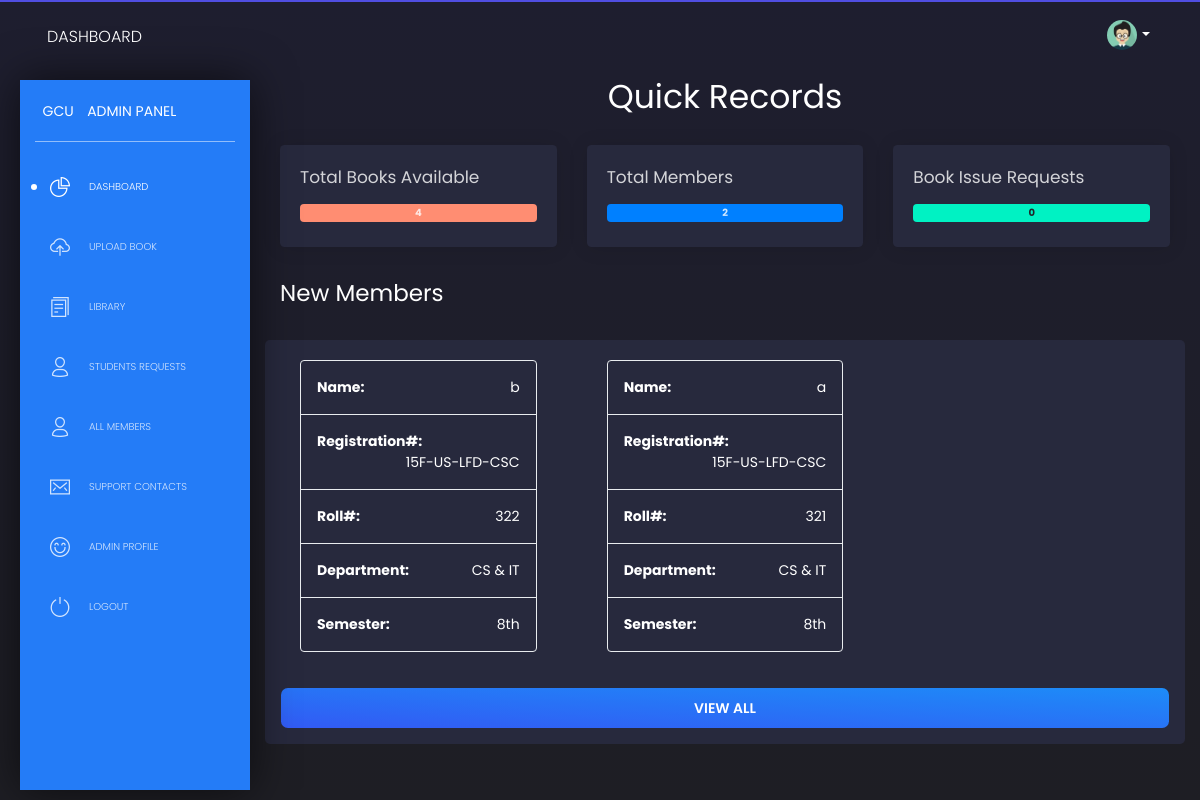
Screenshot of /admin/index.php (signed in) with the database file from the repository.
### tables this page shows
CREATE TABLE `users` (
  `user_id` int(11) NOT NULL,
  `username` varchar(255) NOT NULL,
  `fathername` varchar(255) NOT NULL,
  `registration` varchar(255) NOT NULL,
  `roll` varchar(255) NOT NULL,
  `email` varchar(255) NOT NULL,
  `cnic` varchar(255) NOT NULL,
  `department` varchar(255) NOT NULL,
  `semester` varchar(255) NOT NULL,
  `password` varchar(255) NOT NULL
);

### admin/index.php (the view, shortened to what this page needs)
<?php
  include '../db.php';
?>
<!DOCTYPE html>
<html lang="en">
<head>
  <link href="https://use.fontawesome.com/releases/v5.0.6/css/all.css" rel="stylesheet">
  <link href="assets/css/nucleo-icons.css" rel="stylesheet" />
  <link href="assets/css/black-dashboard.css?v=1.0.0" rel="stylesheet" />
  <link href="assets/demo/demo.css" rel="stylesheet" />
</head>
<body class="">
  <div class="wrapper">
    <div class="sidebar">
      <div class="sidebar-wrapper">
        <div class="logo">
          <a href="javascript:void(0)" class="simple-text logo-mini">
            GCU
          </a>
          <a href="javascript:void(0)" class="simple-text logo-normal">
            Admin Panel
          </a>
        </div>
        <ul class="nav">
          <li class="active ">
            <a href="index.php">
              <i class="tim-icons icon-chart-pie-36"></i>
              <p>Dashboard</p>
            </a>
          </li>
          <li>
            <a href="upload-book.php">
              <i class="tim-icons icon-cloud-upload-94"></i>
              <p>Upload Book</p>
            </a>
          </li>
          <li>
            <a href="library.php">
              <i class="tim-icons icon-single-copy-04"></i>
              <p>Library</p>
            </a>
          </li>
          <li>
            <a href="requests.php">
              <i class="tim-icons icon-single-02"></i>
              <p>Students Requests</p>
            </a>
          </li>
          <li>
            <a href="members.php">
              <i class="tim-icons icon-single-02"></i>
              <p>All Members</p>
            </a>
          </li>
          <li>
            <a href="contacts.php">
              <i class="tim-icons icon-email-85"></i>
              <p>Support Contacts</p>
            </a>
          </li>
          <li>
            <a href="profile.php">
              <i class="tim-icons icon-satisfied"></i>
              <p>Admin Profile</p>
            </a>
          </li>
          <li>
            <a href="logout.php">
              <i class="tim-icons icon-button-power"></i>
              <p>Logout</p>
            </a>
          </li>
        </ul>
      </div>
    </div>
    <div class="main-panel">
      <nav class="navbar navbar-expand-lg navbar-absolute navbar-transparent">
        <div class="container-fluid">
          <div class="navbar-wrapper">
            <a class="navbar-brand" href="javascript:void(0)">Dashboard</a>
          </div>
          <div class="collapse navbar-collapse" id="navigation">
            <ul class="navbar-nav ml-auto">
              <li class="dropdown nav-item">
                <a href="#" class="dropdown-toggle nav-link" data-toggle="dropdown">
                  <div class="photo">
                    <img src="assets/img/anime3.png" alt="Profile Photo">
                  </div>
                  <b class="caret d-none d-lg-block d-xl-block"></b>
                </a>
              </li>
            </ul>
          </div>
        </div>
      </nav>
        <div class="content">
        <h1 class="text-center text-white">Quick Records</h1>
          <div class="row">
            <?php
              $getBooks = "select book_id from books ORDER BY 'ASC'";
              $runBooks = mysqli_query($connection, $getBooks);
              $count = mysqli_num_rows($runBooks);
            ?>
            <div class="col-sm-12 col-md-4 col-lg-4">
              <div class="card card-body">
                <h4>Total Books Available</h4>
                <p class="badge badge-warning"><?= $count ?></p>
              </div>
            </div>
            <?php
              $getUsers = "select user_id from users ORDER BY 'ASC'";
              $runUsers = mysqli_query($connection, $getUsers);
              $count = mysqli_num_rows($runUsers);
            ?>
            <div class="col-sm-12 col-md-4 col-lg-4">
              <div class="card card-body">
                <h4>Total Members</h4>
                <p class="badge badge-info"><?= $count ?></p>
              </div>
            </div>
            <?php
              $getRequests = "select book_id from book_requests ORDER BY 'ASC'";
              $runRequests = mysqli_query($connection, $getRequests);
              $count = mysqli_num_rows($runRequests);
            ?>
            <div class="col-sm-12 col-md-4 col-lg-4">
              <div class="card card-body">
                <h4>Book Issue Requests</h4>
                <p class="badge badge-success text-dark"><?= $count ?></p>
              </div>
            </div>
          </div>
          <h3 class="text-white">New Members</h3>
            <div class="row" id="new-records">
                <?php
                  $getRecords = "select * from users ORDER BY user_id DESC LIMIT 0,3";
                  $runQuery = mysqli_query($connection, $getRecords) or die(mysqli_error($connection));
                  while($fetch = mysqli_fetch_assoc($runQuery)){
                    $name = $fetch['username'];
                    $reg = $fetch['registration'];
                    $roll = $fetch['roll'];
                    $dep = $fetch['department'];
                    $semester = $fetch['semester'];
                    echo "<div class='col-md-4'>
                            <div class='card-body'>
                              <ul class='list-group'>
                                <li class='list-group-item'><strong>Name:</strong> <span class='pull-right'>$name</span></li>
                                <li class='list-group-item'><strong>Registration#:</strong> <span class='pull-right'>$reg</span></li>
                                <li class='list-group-item'><strong>Roll#:</strong> <span class='pull-right'>$roll</span></li>
                                <li class='list-group-item'><strong>Department:</strong> <span class='pull-right'>$dep</span></li>
                                <li class='list-group-item'><strong>Semester:</strong> <span class='pull-right'>$semester</span></li>
                              </ul>
                            </div>
                          </div>";
                  }
                ?>
                <a href="members.php" class="btn btn-info btn-block m-3">VIEW ALL</a>
            </div>
    </div>
  </div>
</body>
</html>

### admin/index.php (style rules this page uses)
.sidebar-wrapper { background: #247CF7 !important; }
.list-group-item { background:transparent; }
#new-records { background: #27293D; border-radius: 5px; }

### rows the page displays
users: username "b", registration "15F-US-LFD-CSC", roll "322", department "CS & IT", semester "8th"
users: username "a", registration "15F-US-LFD-CSC", roll "321", department "CS & IT", semester "8th"

### other values shown
$count "4"
$count "2"
$count "0"
